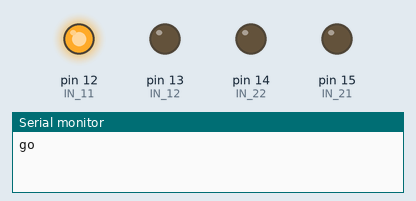
Recording of a sketch running on a simulated Arduino Uno, built with avr-gcc and run on an emulated ATmega328P. Parts: output pins drawn as LEDs (lit = HIGH), the last lines printed to the serial monitor.

Above: at 1.0 s.
At 3.0 s:
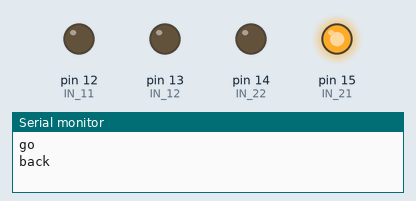
At 5.0 s:
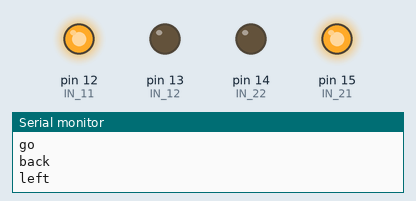
At 11.0 s:
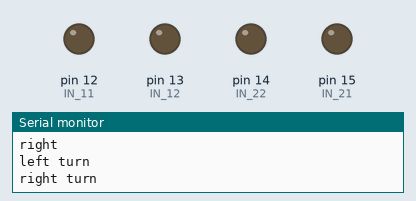
Timing chart, 0 to 15.6 s (numbered marks = the images above):
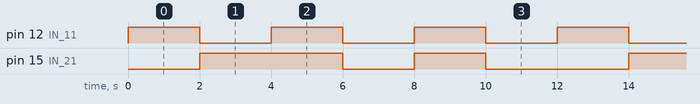

Measured:
- by itself, pin 12 (IN_11): alternates HIGH for 2.0 s and LOW for 2.0 s
- by itself, pin 15 (IN_21): repeats every 12.0 s: LOW 2.0 s, HIGH 2.0 s, LOW 4.0 s, HIGH 4.0 s
- by itself, everything shown: repeats every 12.0 s, in 6 steps

The sketch:

3-3.ino
```cpp
#define IN_11 12
#define IN_12 13
#define IN_21 15
#define IN_22 14

void setup() {
  Serial.begin(9600);
  pinMode(IN_11,OUTPUT);
  pinMode(IN_12,OUTPUT);
  pinMode(IN_21,OUTPUT);
  pinMode(IN_22,OUTPUT);
}

void loop() {
  //직진
  Serial.println("go");
  car_go(127);
  delay(2000);

  //후진
  Serial.println("back");
  car_back(127);
  delay(2000);

  //왼쪽이동
  Serial.println("left");
  car_go_left(127);
  delay(2000);

  //오른쪽이동
  Serial.println("right");
  car_go_right(127);
  delay(2000);

  //왼쪽회전
  Serial.println("left turn");
  car_turn_left(127);
  delay(2000);

  //오른쪽회전
  Serial.println("right turn");
  car_turn_right(127);
  delay(2000);
}

// 원래는 오른쪽이 LOW, 왼쪽이 HIGH였음 -> 서로 바꿔야 제대로 제대로 동작
void car_go(int speed){
  //오른쪽모터
  digitalWrite(IN_11,HIGH);
  analogWrite(IN_12,speed);

  //왼쪽모터
  digitalWrite(IN_21,LOW);
  analogWrite(IN_22,speed);
}

void car_back(int speed){
  //오른쪽모터
  digitalWrite(IN_11,LOW);
  analogWrite(IN_12,speed);

  //왼쪽모터
  digitalWrite(IN_21,HIGH);
  analogWrite(IN_22,speed);
}

// 원래 좌회전이 LOW, 우회전이 HIGH였음
// 전진방향으로 회전 메커니즘을 구현하기 위해 좌회전 시 우측 바퀴가 전진하도록 함
void car_go_left(int speed){
  //오른쪽모터
  digitalWrite(IN_11,HIGH);
  analogWrite(IN_12,speed);

  //왼쪽모터
  digitalWrite(IN_21,HIGH);
  analogWrite(IN_22,0);
}

void car_go_right(int speed){
  //오른쪽모터
  digitalWrite(IN_11,LOW);
  analogWrite(IN_12,0);

  //왼쪽모터
  digitalWrite(IN_21,LOW);
  analogWrite(IN_22,speed);
}


// 좌회전 시 우측 바퀴가 전진, 좌측 바퀴가 후진
void car_turn_left(int speed){
  //오른쪽모터
  digitalWrite(IN_11,HIGH);
  analogWrite(IN_12,speed);

  //왼쪽모터
  digitalWrite(IN_21,HIGH);
  analogWrite(IN_22,speed);
}

void car_turn_right(int speed){
  //오른쪽모터
  digitalWrite(IN_11,LOW);
  analogWrite(IN_12,speed);

  //왼쪽모터
  digitalWrite(IN_21,LOW);
  analogWrite(IN_22,speed);
}
```
